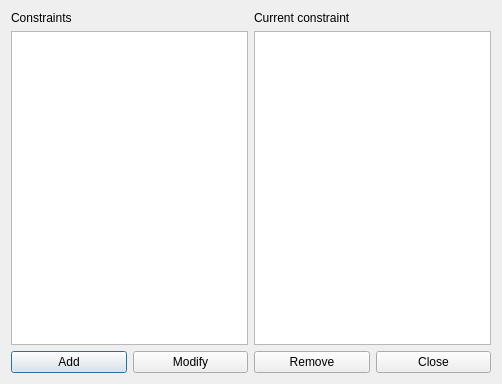
<?xml version="1.0" encoding="UTF-8"?>
<ui version="4.0">
 <class>ConstraintBreakTimesForm_template</class>
 <widget class="QDialog" name="ConstraintBreakTimesForm_template">
  <property name="geometry">
   <rect>
    <x>0</x>
    <y>0</y>
    <width>502</width>
    <height>384</height>
   </rect>
  </property>
  <property name="windowTitle">
   <string extracomment="This is the title of the dialog to see the list of all constraints of this type">Constraints break times</string>
  </property>
  <layout class="QGridLayout" name="gridLayout">
   <item row="0" column="0">
    <layout class="QVBoxLayout" name="verticalLayout">
     <item>
      <widget class="QLabel" name="constraintsTextLabel">
       <property name="frameShape">
        <enum>QFrame::NoFrame</enum>
       </property>
       <property name="frameShadow">
        <enum>QFrame::Plain</enum>
       </property>
       <property name="text">
        <string>Constraints</string>
       </property>
       <property name="wordWrap">
        <bool>false</bool>
       </property>
      </widget>
     </item>
     <item>
      <widget class="QListWidget" name="constraintsListWidget"/>
     </item>
    </layout>
   </item>
   <item row="0" column="1">
    <layout class="QVBoxLayout" name="verticalLayout_2">
     <item>
      <widget class="QLabel" name="currentConstraintTextLabel">
       <property name="text">
        <string>Current constraint</string>
       </property>
       <property name="wordWrap">
        <bool>false</bool>
       </property>
      </widget>
     </item>
     <item>
      <widget class="QPlainTextEdit" name="currentConstraintTextEdit"/>
     </item>
    </layout>
   </item>
   <item row="1" column="0" colspan="2">
    <layout class="QHBoxLayout" name="horizontalLayout">
     <item>
      <widget class="QPushButton" name="addConstraintPushButton">
       <property name="text">
        <string>Add</string>
       </property>
      </widget>
     </item>
     <item>
      <widget class="QPushButton" name="modifyConstraintPushButton">
       <property name="text">
        <string>Modify</string>
       </property>
      </widget>
     </item>
     <item>
      <widget class="QPushButton" name="removeConstraintPushButton">
       <property name="text">
        <string>Remove</string>
       </property>
      </widget>
     </item>
     <item>
      <widget class="QPushButton" name="closePushButton">
       <property name="text">
        <string>Close</string>
       </property>
      </widget>
     </item>
    </layout>
   </item>
  </layout>
 </widget>
 <layoutdefault spacing="6" margin="11"/>
 <resources/>
 <connections/>
</ui>
